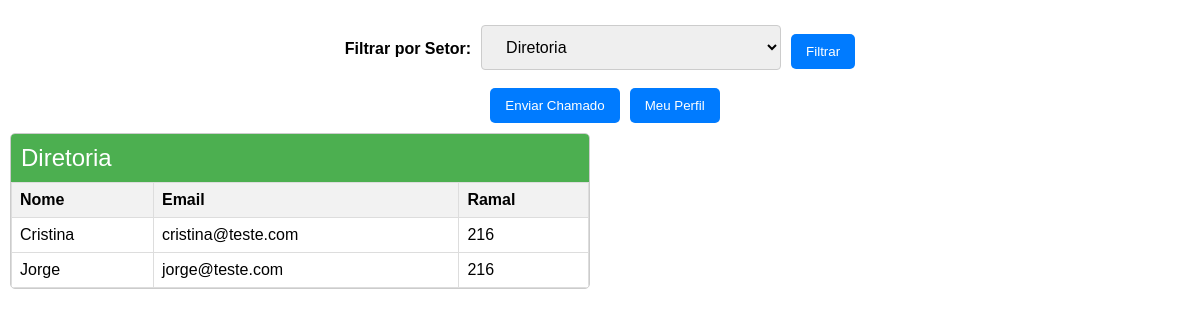
The app's page /funcionarios.php?setor=Diretoria (signed in) with its own data.
### tables this page shows
CREATE TABLE `funcionarios` (
  `id` int(11) NOT NULL,
  `departamento` varchar(100) NOT NULL,
  `email` varchar(100) NOT NULL,
  `ramal` varchar(20) DEFAULT NULL,
  `nome` varchar(100) NOT NULL,
  `senha` varchar(255) NOT NULL,
  `nivel` varchar(10) DEFAULT NULL
);

### funcionarios.php (the view, shortened to what this page needs)
<?php
include_once('sys/conexao.php');
include_once("components/header.php");
?>
    <link rel="stylesheet" href="css/style.css">
    <link href="https://cdn.jsdelivr.net/gh/StephanWagner/jBox@v1.3.3/dist/jBox.all.min.css" rel="stylesheet">
</head>
<body>
        <div>
                    <form action="" method="GET" class="filtro-setor">
                    <label for="setor">Filtrar por Setor:</label>
                    <select name="setor" id="setor">
            <nav class="modulos">
                        <?php
                        $query_setores = "SELECT DISTINCT departamento FROM funcionarios ORDER BY departamento";
                        $result_setores = $conexao->query($query_setores);
                        while ($row_setor = $result_setores->fetch_assoc()) {
                            $selected = isset($_GET['setor']) && $_GET['setor'] == $row_setor['departamento'] ? 'selected' : '';
                            echo "<option value='" . htmlspecialchars($row_setor['departamento']) . "' $selected>" . htmlspecialchars($row_setor['departamento']) . "</option>";
                        }
                        ?>
                    </select>
                    <div class="btn-group"><button type="submit">Filtrar</button></div>
                </form>
                <div class="btn-group">
                    <button onclick="location.href='chamado.php'">Enviar Chamado</button>
                    <button onclick="location.href='profile.php'">Meu Perfil</button>
                </div>
                <?php
                $departamento_anterior = null;
                $filtro_sql = "";
                if (isset($_GET['setor']) && $_GET['setor'] !== 'todos') {
                    $setor_filtrar = $conexao->real_escape_string($_GET['setor']);
                    $filtro_sql = "WHERE departamento = '$setor_filtrar'";
                }
                $query = "SELECT nome, email, departamento, ramal, id, nivel FROM funcionarios $filtro_sql ORDER BY departamento, nome ASC";
                $result = $conexao->query($query);
                if ($result->num_rows > 0) {
                    while ($row = $result->fetch_assoc()) {
                        if ($row['departamento'] !== $departamento_anterior) {
                            echo "<div class='modulo'>";
                            echo "<h3>" . htmlspecialchars($row['departamento']) . "</h3>";
                            echo "<table>";
                            echo "<thead><tr><th>Nome</th><th>Email</th><th>Ramal</th></tr></thead>";
                            echo "<tbody>";
                        }
                        echo "<tr>";
                        echo "<td>" . htmlspecialchars($row["nome"]) . "</td>";
                        echo "<td>" . htmlspecialchars($row["email"]) . "</td>";
                        echo "<td>" . htmlspecialchars($row["ramal"]) . "</td>";
                        $departamento_anterior = $row['departamento'];
                    }
                    echo "</tbody></table></div>";
                } else {
                    echo "<div class='modulo'>";
                    echo "<h3>Nenhum funcionário encontrado.</h3>";
                    echo "</div>";
                }
                ?>
        </div>
        <?php
            require_once("components/footer.php")
        ?>

### css/style.css (style rules this page uses)
* { font-family: 'Arial', sans-serif; box-sizing: border-box; }
body { height: 100vh; margin: 0px; }
.modulo { margin-bottom: 20px; border-radius: 5px; }
.modulo > h3 { margin: 0px; color: #fff; font-weight: 300; font-size: 1.5rem; padding: 10px 20px; background-color: #1867c0; }
.modulo { display: inline-block; vertical-align: top; width: calc(50% - 20px); margin: 10px; border: 1px solid #ccc; border-radius: 5px; overflow: hidden; }
.modulo h3 { background-color: #4CAF50; color: white; padding: 10px; margin: 0; }
table { width: 100%; border-collapse: collapse; }
th, td { border: 1px solid #ddd; padding: 8px; text-align: left; }
th { background-color: #f2f2f2; }
.filtro-setor { text-align: center; margin-bottom: 10px; margin-top: 20px; display: flex; justify-content: center; align-items: center; }
.filtro-setor label { font-weight: bold; margin-right: 10px; }
.filtro-setor select, .filtro-setor button { margin-top: 5px; }
.btn-group { display: flex; justify-content: center; }
.btn-group button { margin-left: 10px; padding: 10px 15px; border: none; background-color: #007bff; color: white; cursor: pointer; border-radius: 5px; transition: background-color 0.3s ease; }
select { width: 25%; padding: 12px 20px; font-size: 1em; margin: 8px 0; display: inline-block; border: 1px solid #ccc; border-radius: 4px; box-sizing: border-box; }

### records on screen
funcionarios: departamento "Diretoria", nome "Cristina", email "cristina@teste.com", ramal "216"
funcionarios: nome "Jorge", email "jorge@teste.com", ramal "216"

### other values on screen
form field setor "Diretoria"
